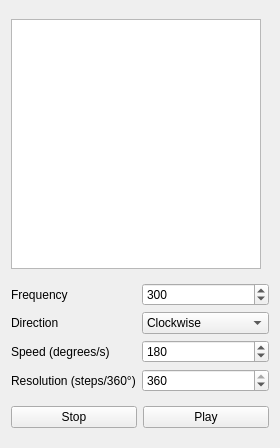
<?xml version="1.0" encoding="UTF-8"?>
<ui version="4.0">
 <class>MagicCircleClass</class>
 <widget class="QMainWindow" name="MagicCircleClass">
  <property name="geometry">
   <rect>
    <x>0</x>
    <y>0</y>
    <width>268</width>
    <height>448</height>
   </rect>
  </property>
  <property name="windowTitle">
   <string>MagicCircle</string>
  </property>
  <widget class="QWidget" name="centralWidget">
   <layout class="QVBoxLayout" name="verticalLayout">
    <item>
     <widget class="QGraphicsView" name="_canvas">
      <property name="minimumSize">
       <size>
        <width>250</width>
        <height>250</height>
       </size>
      </property>
      <property name="maximumSize">
       <size>
        <width>250</width>
        <height>250</height>
       </size>
      </property>
     </widget>
    </item>
    <item>
     <layout class="QGridLayout" name="gridLayout_2">
      <item row="2" column="1">
       <widget class="QLabel" name="label_2">
        <property name="text">
         <string>Speed (degrees/s)</string>
        </property>
       </widget>
      </item>
      <item row="2" column="2">
       <widget class="QSpinBox" name="_speed">
        <property name="minimum">
         <number>1</number>
        </property>
        <property name="maximum">
         <number>3000</number>
        </property>
        <property name="value">
         <number>180</number>
        </property>
       </widget>
      </item>
      <item row="3" column="1">
       <widget class="QLabel" name="label_3">
        <property name="text">
         <string>Resolution (steps/360°)</string>
        </property>
       </widget>
      </item>
      <item row="1" column="2">
       <widget class="QComboBox" name="_direction">
        <item>
         <property name="text">
          <string>Clockwise</string>
         </property>
        </item>
        <item>
         <property name="text">
          <string>Counterclockwise</string>
         </property>
        </item>
       </widget>
      </item>
      <item row="1" column="1">
       <widget class="QLabel" name="label">
        <property name="text">
         <string>Direction</string>
        </property>
       </widget>
      </item>
      <item row="3" column="2">
       <widget class="QSpinBox" name="_resolution">
        <property name="minimum">
         <number>4</number>
        </property>
        <property name="maximum">
         <number>360</number>
        </property>
        <property name="value">
         <number>360</number>
        </property>
       </widget>
      </item>
      <item row="0" column="1">
       <widget class="QLabel" name="label_4">
        <property name="text">
         <string>Frequency</string>
        </property>
       </widget>
      </item>
      <item row="0" column="2">
       <widget class="QSpinBox" name="_frequency">
        <property name="minimum">
         <number>1</number>
        </property>
        <property name="maximum">
         <number>400</number>
        </property>
        <property name="value">
         <number>300</number>
        </property>
       </widget>
      </item>
     </layout>
    </item>
    <item>
     <layout class="QHBoxLayout" name="horizontalLayout">
      <item>
       <widget class="QPushButton" name="_stop">
        <property name="text">
         <string>Stop</string>
        </property>
       </widget>
      </item>
      <item>
       <widget class="QPushButton" name="_play">
        <property name="text">
         <string>Play</string>
        </property>
       </widget>
      </item>
     </layout>
    </item>
   </layout>
  </widget>
 </widget>
 <layoutdefault spacing="6" margin="11"/>
 <tabstops>
  <tabstop>_frequency</tabstop>
  <tabstop>_direction</tabstop>
  <tabstop>_speed</tabstop>
  <tabstop>_resolution</tabstop>
  <tabstop>_play</tabstop>
  <tabstop>_stop</tabstop>
  <tabstop>_canvas</tabstop>
 </tabstops>
 <resources>
  <include location="magiccircle.qrc"/>
 </resources>
 <connections/>
</ui>
